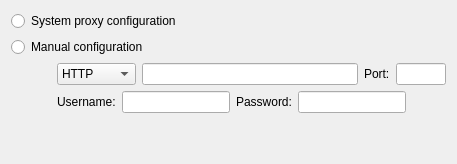
             <widget class="QWidget" name="tab_3">
              <attribute name="title">
               <string>Proxy Configuration</string>
              </attribute>
              <layout class="QGridLayout" name="gridLayout_8">
               <item row="4" column="0">
                <spacer name="verticalSpacer_14">
                 <property name="orientation">
                  <enum>Qt::Vertical</enum>
                 </property>
                 <property name="sizeHint" stdset="0">
                  <size>
                   <width>20</width>
                   <height>40</height>
                  </size>
                 </property>
                </spacer>
               </item>
               <item row="0" column="0" colspan="2">
                <widget class="QRadioButton" name="systemProxy">
                 <property name="text">
                  <string>System proxy configuration</string>
                 </property>
                </widget>
               </item>
               <item row="2" column="0">
                <spacer name="horizontalSpacer_29">
                 <property name="orientation">
                  <enum>Qt::Horizontal</enum>
                 </property>
                 <property name="sizeType">
                  <enum>QSizePolicy::Fixed</enum>
                 </property>
                 <property name="sizeHint" stdset="0">
                  <size>
                   <width>40</width>
                   <height>20</height>
                  </size>
                 </property>
                </spacer>
               </item>
               <item row="1" column="0" colspan="2">
                <widget class="QRadioButton" name="manualProxy">
                 <property name="text">
                  <string>Manual configuration</string>
                 </property>
                </widget>
               </item>
               <item row="2" column="1">
                <layout class="QHBoxLayout" name="horizontalLayout_9">
                 <item>
                  <widget class="QComboBox" name="proxyType">
                   <item>
                    <property name="text">
                     <string>HTTP</string>
                    </property>
                   </item>
                   <item>
                    <property name="text">
                     <string>SOCKS5</string>
                    </property>
                   </item>
                  </widget>
                 </item>
                 <item>
                  <widget class="QLineEdit" name="proxyServer"/>
                 </item>
                 <item>
                  <widget class="QLabel" name="label_37">
                   <property name="text">
                    <string>Port:</string>
                   </property>
                  </widget>
                 </item>
                 <item>
                  <widget class="QLineEdit" name="proxyPort">
                   <property name="maximumSize">
                    <size>
                     <width>50</width>
                     <height>16777215</height>
                    </size>
                   </property>
                  </widget>
                 </item>
                </layout>
               </item>
               <item row="3" column="1">
                <layout class="QHBoxLayout" name="horizontalLayout_23">
                 <item>
                  <widget class="QLabel" name="label_38">
                   <property name="text">
                    <string>Username:</string>
                   </property>
                  </widget>
                 </item>
                 <item>
                  <widget class="QLineEdit" name="proxyUsername"/>
                 </item>
                 <item>
                  <widget class="QLabel" name="label_39">
                   <property name="text">
                    <string>Password:</string>
                   </property>
                  </widget>
                 </item>
                 <item>
                  <widget class="QLineEdit" name="proxyPassword"/>
                 </item>
                 <item>
                  <spacer name="horizontalSpacer_3">
                   <property name="orientation">
                    <enum>Qt::Horizontal</enum>
                   </property>
                   <property name="sizeHint" stdset="0">
                    <size>
                     <width>40</width>
                     <height>20</height>
                    </size>
                   </property>
                  </spacer>
                 </item>
                </layout>
               </item>
              </layout>
             </widget>
